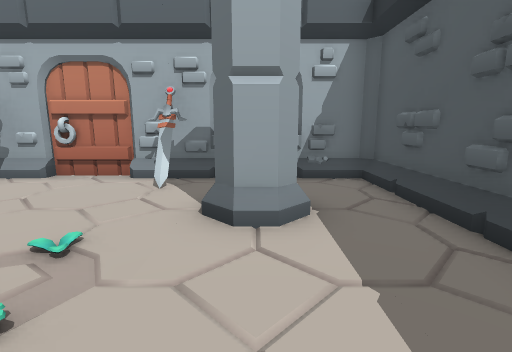
View 1 (above)

12 first-person views from a walk through a scene from a Unity 3-D project. The camera is 1.2 m above the floor, tilts 10° down and sees 85° across. The floor is counted in squares, 1 m on a side. Each view is taken from the middle of a square. On the plan, view 1 faces up. The plan holds only what a view shows up to about 13 squares ahead; the rest is blank. The place goes on beyond the plan. The player character is not drawn.

View 2
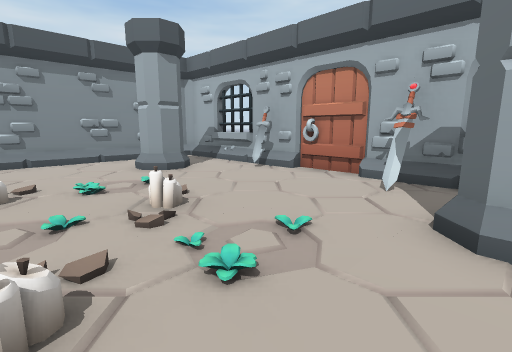

View 3
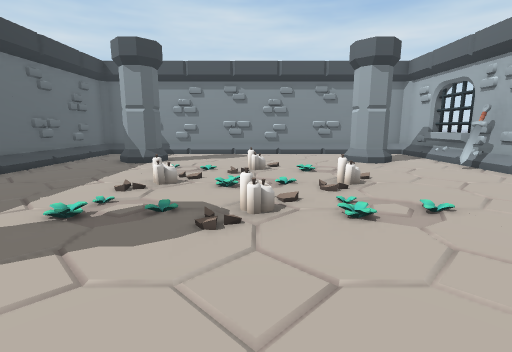

View 4
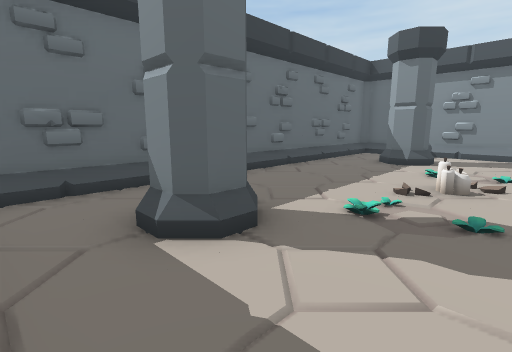

View 5
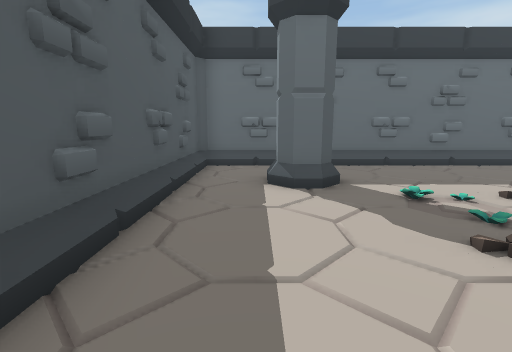

View 6
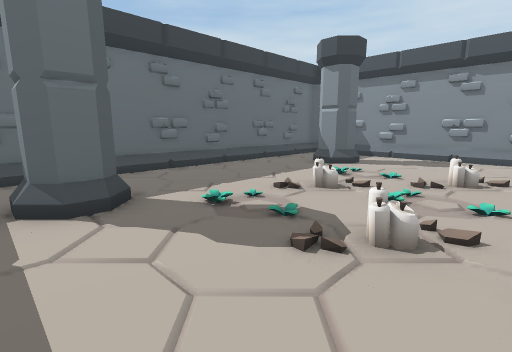

View 7
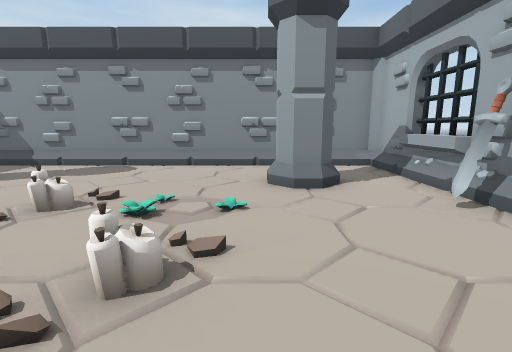

View 8
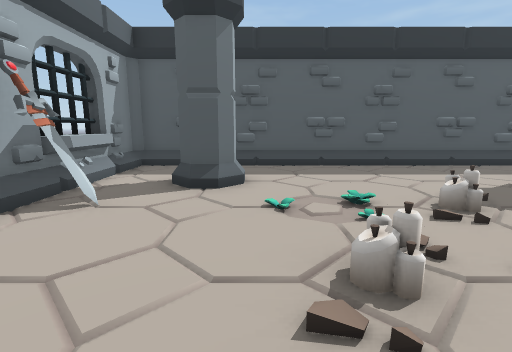

View 9
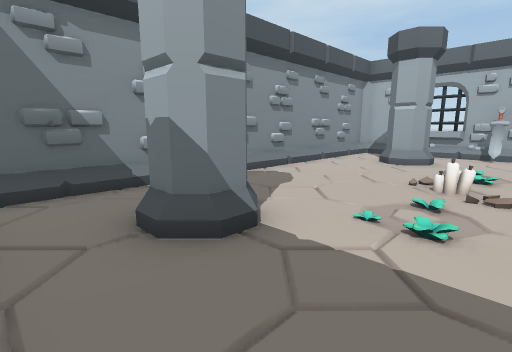

View 10
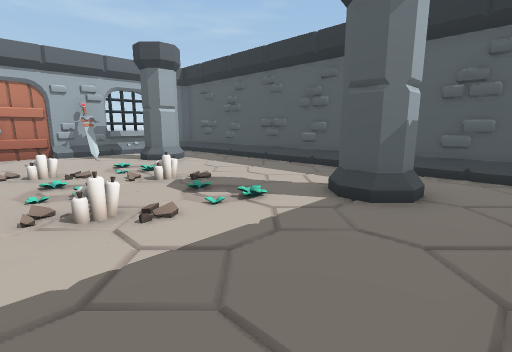

View 11
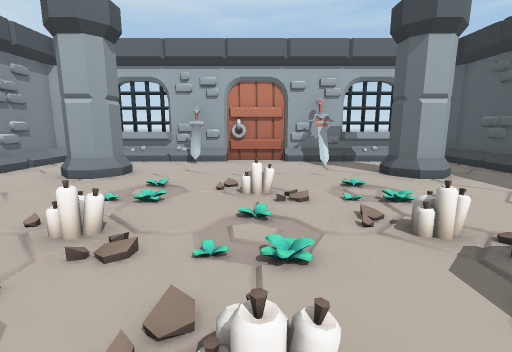

View 12
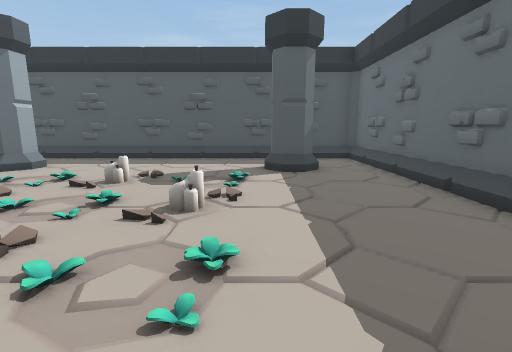

### Floor plan
Key: @ floor where view 1 was taken; # wall or solid block; . main floor; - floor 0.5 m lower than the main floor; / step, stairs or slope; = window, fence, low wall or low ledge; O other object.
Columns run from 11 left of view 1 to 3 right of it. Each row starts with its distance up from view 1.
  7 #######/#######
  6 #....O...O....#
  5 #.............#
  4 #.OO......OO..#
  3 #..O///////O..#
  2 #.../-/=/-/...#
  1 #...///////...#
  0 #.../=/-/=/@..#
 -1 #...///////...#
 -2 #.../-/=/-/...#
 -3 #...///////...#
 -4 #.OO......OO..#
 -5 #..O.......O..#
 -6 #.............#
 -7 ###############

Where each view was taken, in squares from view 1:
view 1: 0 up, 0 right, facing up
view 2: 0 up, 0 right, facing up-left
view 3: 0 up, 2 right, facing left
view 4: 1 down, 2 right, facing down-left
view 5: 2 up, 1 right, facing down
view 6: 1 up, 1 right, facing down-left
view 7: 3 up, 2 left, facing left
view 8: 3 up, 6 left, facing right
view 9: 6 down, 5 left, facing up-left
view 10: 6 down, 5 left, facing up-right
view 11: 3 down, 4 left, facing up
view 12: 3 down, 8 left, facing right
